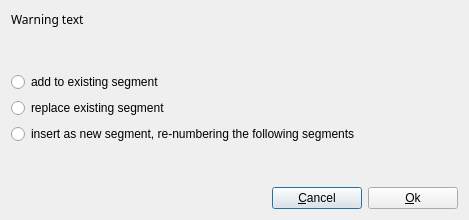
<?xml version="1.0" encoding="UTF-8"?>
<ui version="4.0">
 <class>HellingerNewSegmentWarning</class>
 <widget class="QDialog" name="HellingerNewSegmentWarning">
  <property name="geometry">
   <rect>
    <x>0</x>
    <y>0</y>
    <width>469</width>
    <height>220</height>
   </rect>
  </property>
  <property name="windowTitle">
   <string>New Segment Warning</string>
  </property>
  <layout class="QGridLayout" name="gridLayout">
   <item row="0" column="0">
    <widget class="QLabel" name="label_warning_text">
     <property name="font">
      <font>
       <family>Sans Serif</family>
       <weight>50</weight>
       <bold>false</bold>
      </font>
     </property>
     <property name="text">
      <string>Warning text</string>
     </property>
    </widget>
   </item>
   <item row="1" column="0">
    <spacer name="verticalSpacer_2">
     <property name="orientation">
      <enum>Qt::Vertical</enum>
     </property>
     <property name="sizeHint" stdset="0">
      <size>
       <width>20</width>
       <height>23</height>
      </size>
     </property>
    </spacer>
   </item>
   <item row="2" column="0" colspan="2">
    <layout class="QVBoxLayout" name="verticalLayout">
     <item>
      <widget class="QRadioButton" name="radio_add">
       <property name="text">
        <string>add to existing segment</string>
       </property>
      </widget>
     </item>
     <item>
      <widget class="QRadioButton" name="radio_replace">
       <property name="text">
        <string>replace existing segment</string>
       </property>
      </widget>
     </item>
     <item>
      <widget class="QRadioButton" name="radio_insert">
       <property name="text">
        <string>insert as new segment, re-numbering the following segments</string>
       </property>
      </widget>
     </item>
    </layout>
   </item>
   <item row="3" column="1">
    <spacer name="verticalSpacer">
     <property name="orientation">
      <enum>Qt::Vertical</enum>
     </property>
     <property name="sizeHint" stdset="0">
      <size>
       <width>20</width>
       <height>23</height>
      </size>
     </property>
    </spacer>
   </item>
   <item row="4" column="1">
    <layout class="QFormLayout" name="formLayout">
     <item row="0" column="0">
      <widget class="QPushButton" name="button_cancel">
       <property name="minimumSize">
        <size>
         <width>90</width>
         <height>0</height>
        </size>
       </property>
       <property name="text">
        <string>&amp;Cancel</string>
       </property>
      </widget>
     </item>
     <item row="0" column="1">
      <widget class="QPushButton" name="button_ok">
       <property name="minimumSize">
        <size>
         <width>90</width>
         <height>0</height>
        </size>
       </property>
       <property name="text">
        <string>&amp;Ok</string>
       </property>
      </widget>
     </item>
    </layout>
   </item>
   <item row="4" column="0">
    <spacer name="horizontalSpacer">
     <property name="orientation">
      <enum>Qt::Horizontal</enum>
     </property>
     <property name="sizeHint" stdset="0">
      <size>
       <width>40</width>
       <height>20</height>
      </size>
     </property>
    </spacer>
   </item>
  </layout>
 </widget>
 <resources/>
 <connections>
  <connection>
   <sender>button_cancel</sender>
   <signal>clicked()</signal>
   <receiver>HellingerNewSegmentWarning</receiver>
   <slot>reject()</slot>
   <hints>
    <hint type="sourcelabel">
     <x>246</x>
     <y>193</y>
    </hint>
    <hint type="destinationlabel">
     <x>191</x>
     <y>109</y>
    </hint>
   </hints>
  </connection>
  <connection>
   <sender>button_ok</sender>
   <signal>clicked()</signal>
   <receiver>HellingerNewSegmentWarning</receiver>
   <slot>reject()</slot>
   <hints>
    <hint type="sourcelabel">
     <x>326</x>
     <y>193</y>
    </hint>
    <hint type="destinationlabel">
     <x>191</x>
     <y>109</y>
    </hint>
   </hints>
  </connection>
 </connections>
</ui>
